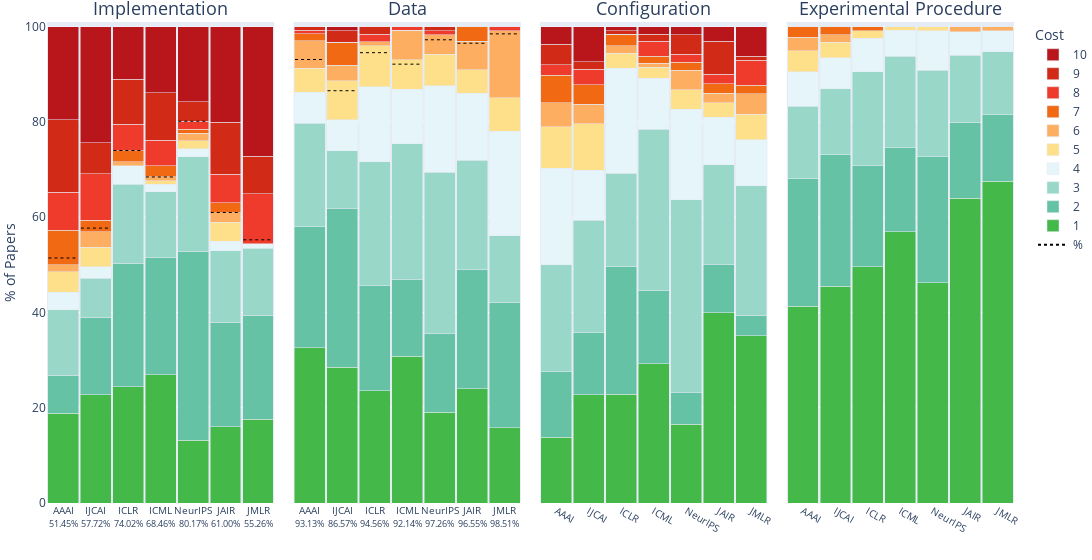

Notebook code for this chart:
### Markdown cell above
## Plot the dimension per Venue

### Code cell
import pandas as pd
import plotly.express as px
import plotly.graph_objects as go

# Step 1: Melt DataFrame using your dimensions
melted_df = df.melt(
    id_vars='source',
    value_vars=dimensions,
    var_name='Dimension',
    value_name='Cost'
)

# Step 2: Count occurrences
counts = (
    melted_df
    .groupby(['Dimension', 'source', 'Cost'])
    .size()
    .reset_index(name='count')
)

# Step 3: Normalize per (Dimension, source)
counts['total'] = counts.groupby(['Dimension', 'source'])['count'].transform('sum')
counts['percentage'] = counts['count'] / counts['total'] * 100

# Step 4: Convert Cost to string for discrete coloring
counts['Cost_str'] = counts['Cost'].astype(str)

# Step 5: Custom color palette (green → red)
custom_colors = [
    "#45b84a", "#66c2a4", "#99d8c9", "#e5f5f9", "#fee08b",
    "#fdae61", "#f16913", "#ef3b2c", "#d12a17", "#b9161c",
]

# Step 6: Define orders
dimension_order = dimensions

# Step 7: Plot stacked normalized bar chart
fig = px.bar(
    counts,
    x='source',
    y='percentage',
    color='Cost_str',
    facet_col='Dimension',
    barmode='stack',
    color_discrete_sequence=custom_colors,
    category_orders={
        'source': source_order,
        'Cost_str': [str(i) for i in range(1, 11)],
        'Dimension': dimension_order
    },
    #title="Normalized Cost Distribution per Venue and Dimension"
    title=None,
)

# Step 9: Add dashed target lines for vars
implementation_rate = [df[df["source"] == source]["implementation_link"].mean() * 100 for source in source_order]
public_data_rate = [df[df["source"] == source]["public_data_fraction"].mean() * 100 for source in source_order]
# Alternative public data rate: The percentage of papers using atleast one or more public datasets?
#public_data_rate = [(df[df["source"] == source]["public_data_fraction"] > 0 ).mean() * 100 for source in source_order]

target_lines = pd.DataFrame({
    'source': source_order,
    'Implementation': implementation_rate,  # Replace with your actual target %
    'Data': public_data_rate,
})

# Melt to long form
target_long = target_lines.melt(
    id_vars='source',
    var_name='Dimension',
    value_name='target'
)

# Map Dimension to subplot index
facet_to_axis = {dim: i + 1 for i, dim in enumerate(dimension_order)}
source_pos = {label: i for i, label in enumerate(source_order)}
bargap = 0.01  # match your chart layout

# Add dashed line traces
first_line = True
for _, row in target_long.iterrows():
    dim = row['Dimension']
    if dim not in ['Implementation', 'Data']:
        continue

    facet_num = facet_to_axis[dim]
    xref = 'x' if facet_num == 1 else f'x{facet_num}'
    yref = 'y' if facet_num == 1 else f'y{facet_num}'

    pos = source_pos[row['source']]
    #total = len(source_order)

    # Convert categorical position to domain (0–1 range)
    x0 = (pos - 0.455)# / total
    x1 = (pos + 0.455)# / total

    fig.add_shape(
        type='line',
        x0=x0,
        x1=x1,
        y0=row['target'],
        y1=row['target'],
        xref=xref,
        yref=yref,
        line=dict(color='black', dash='dot', width=1, ),
        layer='above',
    )
    fig.add_trace(go.Scatter(
        x=[row['source'], row['source']],
        y=[row['target'], row['target']],
        mode='lines',
        line=dict(
            color='black',
            dash='dot',   # or 'dash', 'longdash', etc.
            width=2
        ),
        name='%',           # this adds it to the legend
        showlegend=first_line,   # only show it once!
        legendrank=999,
        hovertext=f'{row['target']:.2f}% Public',
        hoverinfo='text',
        xaxis=xref,
        yaxis=yref
    ))
    first_line = False

# Suppose you already calculated your percentage lines as:
# perc_dict = {
#   "Dimension1": {"SourceA": 34.56, "SourceB": 22.10, ...},
#   "Dimension2": {...}
# }

for i, dim in enumerate(dimensions[:2], start=1):  # first two subplots only
    percentages = implementation_rate if i == 1 else public_data_rate

    # Build new tick labels with percentages
    new_labels = {
        src: f"{src}<br><span style='font-size:9px'>{val:.2f}%</span>" for src, val in zip(source_order, percentages)
    }

    # Apply to subplot i
    fig.update_xaxes(
        ticktext=list(new_labels.values()),
        tickvals=list(new_labels.keys()),
        #tickfont=dict(size=10),  # smaller font size for readability
        tickangle=0,
        row=1, col=i
    )



# Step 8: Clean layout and reverse legend
fig.update_layout(
    legend_traceorder="reversed",
    bargap=0.05,
    xaxis_title="",
    yaxis_title="% of Papers",
    legend_title="Cost",
    width=1600,
)

for annotation in fig.layout.annotations:
    if annotation.text.startswith("Dimension="):
        annotation.text = annotation.text.replace("Dimension=", "")
    annotation.font.size = 18  # ← increase title font size here

# Remove all facet x-axis titles
fig.for_each_xaxis(lambda ax: ax.update(title_text=""))

fig.update_layout(
    margin={'t': 22,'l': 1,'b': 0,'r': 1}
)
fig.update_xaxes(tickfont=dict(size=10))
fig.update_yaxes(range=[0, 101])

fig.write_image("latex/plots/total_dataset_summary.pdf", width=1400)

# Final render
fig.show()

### Figure 1 — Plotly figure (JSON) as saved in the notebook; plotly's stock layout.template omitted (floating-point values rounded to 4 significant figures)
{"data": [{"hovertemplate": "Cost_str=1<br>Dimension=Implementation<br>source=%{x}<br>percentage=%{y}<extra></extra>", "legendgroup": "1", "marker": {"color": "#45b84a", "pattern": {"shape": ""}}, "name": "1", "orientation": "v", "showlegend": true, "textposition": "auto", "type": "bar", "x": ["AAAI", "IJCAI", "ICLR", "ICML", "NeurIPS", "JAIR", "JMLR"], "xaxis": "x", "y": [18.84, 22.76, 24.41, 26.92, 13.22, 16.0, 17.54], "yaxis": "y"}, {"hovertemplate": "Cost_str=1<br>Dimension=Data<br>source=%{x}<br>percentage=%{y}<extra></extra>", "legendgroup": "1", "marker": {"color": "#45b84a", "pattern": {"shape": ""}}, "name": "1", "orientation": "v", "showlegend": false, "textposition": "auto", "type": "bar", "x": ["AAAI", "IJCAI", "ICLR", "ICML", "NeurIPS", "JAIR", "JMLR"], "xaxis": "x2", "y": [32.61, 28.46, 23.62, 30.77, 19.01, 24.0, 15.79], "yaxis": "y2"}, {"hovertemplate": "Cost_str=1<br>Dimension=Configuration<br>source=%{x}<br>percentage=%{y}<extra></extra>", "legendgroup": "1", "marker": {"color": "#45b84a", "pattern": {"shape": ""}}, "name": "1", "orientation": "v", "showlegend": false, "textposition": "auto", "type": "bar", "x": ["AAAI", "IJCAI", "ICLR", "ICML", "NeurIPS", "JAIR", "JMLR"], "xaxis": "x3", "y": [13.77, 22.76, 22.83, 29.23, 16.53, 40.0, 35.09], "yaxis": "y3"}, {"hovertemplate": "Cost_str=1<br>Dimension=Experimental Procedure<br>source=%{x}<br>percentage=%{y}<extra></extra>", "legendgroup": "1", "marker": {"color": "#45b84a", "pattern": {"shape": ""}}, "name": "1", "orientation": "v", "showlegend": false, "textposition": "auto", "type": "bar", "x": ["AAAI", "IJCAI", "ICLR", "ICML", "NeurIPS", "JAIR", "JMLR"], "xaxis": "x4", "y": [41.3, 45.53, 49.61, 56.92, 46.28, 64.0, 67.54], "yaxis": "y4"}, {"hovertemplate": "Cost_str=2<br>Dimension=Implementation<br>source=%{x}<br>percentage=%{y}<extra></extra>", "legendgroup": "2", "marker": {"color": "#66c2a4", "pattern": {"shape": ""}}, "name": "2", "orientation": "v", "showlegend": true, "textposition": "auto", "type": "bar", "x": ["AAAI", "IJCAI", "ICLR", "ICML", "NeurIPS", "JAIR", "JMLR"], "xaxis": "x", "y": [7.971, 16.26, 25.98, 24.62, 39.67, 22.0, 21.93], "yaxis": "y"}, {"hovertemplate": "Cost_str=2<br>Dimension=Data<br>source=%{x}<br>percentage=%{y}<extra></extra>", "legendgroup": "2", "marker": {"color": "#66c2a4", "pattern": {"shape": ""}}, "name": "2", "orientation": "v", "showlegend": false, "textposition": "auto", "type": "bar", "x": ["AAAI", "IJCAI", "ICLR", "ICML", "NeurIPS", "JAIR", "JMLR"], "xaxis": "x2", "y": [25.36, 33.33, 22.05, 16.15, 16.53, 25.0, 26.32], "yaxis": "y2"}, {"hovertemplate": "Cost_str=2<br>Dimension=Configuration<br>source=%{x}<br>percentage=%{y}<extra></extra>", "legendgroup": "2", "marker": {"color": "#66c2a4", "pattern": {"shape": ""}}, "name": "2", "orientation": "v", "showlegend": false, "textposition": "auto", "type": "bar", "x": ["AAAI", "IJCAI", "ICLR", "ICML", "NeurIPS", "JAIR", "JMLR"], "xaxis": "x3", "y": [13.77, 13.01, 26.77, 15.38, 6.612, 10.0, 4.386], "yaxis": "y3"}, {"hovertemplate": "Cost_str=2<br>Dimension=Experimental Procedure<br>source=%{x}<br>percentage=%{y}<extra></extra>", "legendgroup": "2", "marker": {"color": "#66c2a4", "pattern": {"shape": ""}}, "name": "2", "orientation": "v", "showlegend": false, "textposition": "auto", "type": "bar", "x": ["AAAI", "IJCAI", "ICLR", "ICML", "NeurIPS", "JAIR", "JMLR"], "xaxis": "x4", "y": [26.81, 27.64, 21.26, 17.69, 26.45, 16.0, 14.04], "yaxis": "y4"}, {"hovertemplate": "Cost_str=3<br>Dimension=Implementation<br>source=%{x}<br>percentage=%{y}<extra></extra>", "legendgroup": "3", "marker": {"color": "#99d8c9", "pattern": {"shape": ""}}, "name": "3", "orientation": "v", "showlegend": true, "textposition": "auto", "type": "bar", "x": ["AAAI", "IJCAI", "ICLR", "ICML", "NeurIPS", "JAIR", "JMLR"], "xaxis": "x", "y": [13.77, 8.13, 16.54, 13.85, 19.83, 15.0, 14.04], "yaxis": "y"}, {"hovertemplate": "Cost_str=3<br>Dimension=Data<br>source=%{x}<br>percentage=%{y}<extra></extra>", "legendgroup": "3", "marker": {"color": "#99d8c9", "pattern": {"shape": ""}}, "name": "3", "orientation": "v", "showlegend": false, "textposition": "auto", "type": "bar", "x": ["AAAI", "IJCAI", "ICLR", "ICML", "NeurIPS", "JAIR", "JMLR"], "xaxis": "x2", "y": [21.74, 12.2, 25.98, 28.46, 33.88, 23.0, 14.04], "yaxis": "y2"}, {"hovertemplate": "Cost_str=3<br>Dimension=Configuration<br>source=%{x}<br>percentage=%{y}<extra></extra>", "legendgroup": "3", "marker": {"color": "#99d8c9", "pattern": {"shape": ""}}, "name": "3", "orientation": "v", "showlegend": false, "textposition": "auto", "type": "bar", "x": ["AAAI", "IJCAI", "ICLR", "ICML", "NeurIPS", "JAIR", "JMLR"], "xaxis": "x3", "y": [22.46, 23.58, 19.69, 33.85, 40.5, 21.0, 27.19], "yaxis": "y3"}, {"hovertemplate": "Cost_str=3<br>Dimension=Experimental Procedure<br>source=%{x}<br>percentage=%{y}<extra></extra>", "legendgroup": "3", "marker": {"color": "#99d8c9", "pattern": {"shape": ""}}, "name": "3", "orientation": "v", "showlegend": false, "textposition": "auto", "type": "bar", "x": ["AAAI", "IJCAI", "ICLR", "ICML", "NeurIPS", "JAIR", "JMLR"], "xaxis": "x4", "y": [15.22, 13.82, 19.69, 19.23, 18.18, 14.0, 13.16], "yaxis": "y4"}, {"hovertemplate": "Cost_str=4<br>Dimension=Implementation<br>source=%{x}<br>percentage=%{y}<extra></extra>", "legendgroup": "4", "marker": {"color": "#e5f5f9", "pattern": {"shape": ""}}, "name": "4", "orientation": "v", "showlegend": true, "textposition": "auto", "type": "bar", "x": ["AAAI", "IJCAI", "ICLR", "ICML", "NeurIPS", "JAIR", "JMLR"], "xaxis": "x", "y": [3.623, 2.439, 3.937, 1.538, 1.653, 2.0, 0.8772], "yaxis": "y"}, {"hovertemplate": "Cost_str=4<br>Dimension=Data<br>source=%{x}<br>percentage=%{y}<extra></extra>", "legendgroup": "4", "marker": {"color": "#e5f5f9", "pattern": {"shape": ""}}, "name": "4", "orientation": "v", "showlegend": false, "textposition": "auto", "type": "bar", "x": ["AAAI", "IJCAI", "ICLR", "ICML", "NeurIPS", "JAIR", "JMLR"], "xaxis": "x2", "y": [6.522, 6.504, 15.75, 11.54, 18.18, 14.0, 21.93], "yaxis": "y2"}, {"hovertemplate": "Cost_str=4<br>Dimension=Configuration<br>source=%{x}<br>percentage=%{y}<extra></extra>", "legendgroup": "4", "marker": {"color": "#e5f5f9", "pattern": {"shape": ""}}, "name": "4", "orientation": "v", "showlegend": false, "textposition": "auto", "type": "bar", "x": ["AAAI", "IJCAI", "ICLR", "ICML", "NeurIPS", "JAIR", "JMLR"], "xaxis": "x3", "y": [20.29, 10.57, 22.05, 10.77, 19.01, 10.0, 9.649], "yaxis": "y3"}, {"hovertemplate": "Cost_str=4<br>Dimension=Experimental Procedure<br>source=%{x}<br>percentage=%{y}<extra></extra>", "legendgroup": "4", "marker": {"color": "#e5f5f9", "pattern": {"shape": ""}}, "name": "4", "orientation": "v", "showlegend": false, "textposition": "auto", "type": "bar", "x": ["AAAI", "IJCAI", "ICLR", "ICML", "NeurIPS", "JAIR", "JMLR"], "xaxis": "x4", "y": [7.246, 6.504, 7.087, 5.385, 8.264, 5.0, 4.386], "yaxis": "y4"}, {"hovertemplate": "Cost_str=5<br>Dimension=Implementation<br>source=%{x}<br>percentage=%{y}<extra></extra>", "legendgroup": "5", "marker": {"color": "#fee08b", "pattern": {"shape": ""}}, "name": "5", "orientation": "v", "showlegend": true, "textposition": "auto", "type": "bar", "x": ["AAAI", "IJCAI", "ICLR", "ICML", "NeurIPS", "JAIR", "JMLR"], "xaxis": "x", "y": [4.348, 4.065, 0.0, 0.7692, 1.653, 4.0, 0.0], "yaxis": "y"}, {"hovertemplate": "Cost_str=5<br>Dimension=Data<br>source=%{x}<br>percentage=%{y}<extra></extra>", "legendgroup": "5", "marker": {"color": "#fee08b", "pattern": {"shape": ""}}, "name": "5", "orientation": "v", "showlegend": false, "textposition": "auto", "type": "bar", "x": ["AAAI", "IJCAI", "ICLR", "ICML", "NeurIPS", "JAIR", "JMLR"], "xaxis": "x2", "y": [5.072, 8.13, 8.661, 6.154, 6.612, 5.0, 7.018], "yaxis": "y2"}, {"hovertemplate": "Cost_str=5<br>Dimension=Configuration<br>source=%{x}<br>percentage=%{y}<extra></extra>", "legendgroup": "5", "marker": {"color": "#fee08b", "pattern": {"shape": ""}}, "name": "5", "orientation": "v", "showlegend": false, "textposition": "auto", "type": "bar", "x": ["AAAI", "IJCAI", "ICLR", "ICML", "NeurIPS", "JAIR", "JMLR"], "xaxis": "x3", "y": [8.696, 9.756, 3.15, 2.308, 4.132, 3.0, 5.263], "yaxis": "y3"}, {"hovertemplate": "Cost_str=5<br>Dimension=Experimental Procedure<br>source=%{x}<br>percentage=%{y}<extra></extra>", "legendgroup": "5", "marker": {"color": "#fee08b", "pattern": {"shape": ""}}, "name": "5", "orientation": "v", "showlegend": false, "textposition": "auto", "type": "bar", "x": ["AAAI", "IJCAI", "ICLR", "ICML", "NeurIPS", "JAIR", "JMLR"], "xaxis": "x4", "y": [4.348, 3.252, 1.575, 0.7692, 0.8264, 0.0, 0.0], "yaxis": "y4"}, {"hovertemplate": "Cost_str=6<br>Dimension=Implementation<br>source=%{x}<br>percentage=%{y}<extra></extra>", "legendgroup": "6", "marker": {"color": "#fdae61", "pattern": {"shape": ""}}, "name": "6", "orientation": "v", "showlegend": true, "textposition": "auto", "type": "bar", "x": ["AAAI", "IJCAI", "ICLR", "ICML", "NeurIPS", "JAIR", "JMLR"], "xaxis": "x", "y": [1.449, 3.252, 0.7874, 0.7692, 1.653, 2.0, 0.0], "yaxis": "y"}, {"hovertemplate": "Cost_str=6<br>Dimension=Data<br>source=%{x}<br>percentage=%{y}<extra></extra>", "legendgroup": "6", "marker": {"color": "#fdae61", "pattern": {"shape": ""}}, "name": "6", "orientation": "v", "showlegend": false, "textposition": "auto", "type": "bar", "x": ["AAAI", "IJCAI", "ICLR", "ICML", "NeurIPS", "JAIR", "JMLR"], "xaxis": "x2", "y": [5.797, 3.252, 0.7874, 6.154, 4.132, 6.0, 14.04], "yaxis": "y2"}, {"hovertemplate": "Cost_str=6<br>Dimension=Configuration<br>source=%{x}<br>percentage=%{y}<extra></extra>", "legendgroup": "6", "marker": {"color": "#fdae61", "pattern": {"shape": ""}}, "name": "6", "orientation": "v", "showlegend": false, "textposition": "auto", "type": "bar", "x": ["AAAI", "IJCAI", "ICLR", "ICML", "NeurIPS", "JAIR", "JMLR"], "xaxis": "x3", "y": [5.072, 4.065, 1.575, 0.7692, 4.132, 2.0, 4.386], "yaxis": "y3"}, {"hovertemplate": "Cost_str=6<br>Dimension=Experimental Procedure<br>source=%{x}<br>percentage=%{y}<extra></extra>", "legendgroup": "6", "marker": {"color": "#fdae61", "pattern": {"shape": ""}}, "name": "6", "orientation": "v", "showlegend": false, "textposition": "auto", "type": "bar", "x": ["AAAI", "IJCAI", "ICLR", "ICML", "NeurIPS", "JAIR", "JMLR"], "xaxis": "x4", "y": [2.899, 1.626, 0.0, 0.0, 0.0, 1.0, 0.8772], "yaxis": "y4"}, {"hovertemplate": "Cost_str=7<br>Dimension=Implementation<br>source=%{x}<br>percentage=%{y}<extra></extra>", "legendgroup": "7", "marker": {"color": "#f16913", "pattern": {"shape": ""}}, "name": "7", "orientation": "v", "showlegend": true, "textposition": "auto", "type": "bar", "x": ["AAAI", "IJCAI", "ICLR", "ICML", "NeurIPS", "JAIR", "JMLR"], "xaxis": "x", "y": [7.246, 2.439, 2.362, 2.308, 0.8264, 2.0, 0.0], "yaxis": "y"}, {"hovertemplate": "Cost_str=7<br>Dimension=Data<br>source=%{x}<br>percentage=%{y}<extra></extra>", "legendgroup": "7", "marker": {"color": "#f16913", "pattern": {"shape": ""}}, "name": "7", "orientation": "v", "showlegend": false, "textposition": "auto", "type": "bar", "x": ["AAAI", "IJCAI", "ICLR", "ICML", "NeurIPS", "JAIR", "JMLR"], "xaxis": "x2", "y": [1.449, 4.878, 0.0, 0.0, 0.0, 3.0, 0.0], "yaxis": "y2"}, {"hovertemplate": "Cost_str=7<br>Dimension=Configuration<br>source=%{x}<br>percentage=%{y}<extra></extra>", "legendgroup": "7", "marker": {"color": "#f16913", "pattern": {"shape": ""}}, "name": "7", "orientation": "v", "showlegend": false, "textposition": "auto", "type": "bar", "x": ["AAAI", "IJCAI", "ICLR", "ICML", "NeurIPS", "JAIR", "JMLR"], "xaxis": "x3", "y": [5.797, 4.065, 2.362, 1.538, 1.653, 2.0, 1.754], "yaxis": "y3"}, {"hovertemplate": "Cost_str=7<br>Dimension=Experimental Procedure<br>source=%{x}<br>percentage=%{y}<extra></extra>", "legendgroup": "7", "marker": {"color": "#f16913", "pattern": {"shape": ""}}, "name": "7", "orientation": "v", "showlegend": false, "textposition": "auto", "type": "bar", "x": ["AAAI", "IJCAI", "ICLR", "ICML", "NeurIPS", "JAIR", "JMLR"], "xaxis": "x4", "y": [2.174, 1.626, 0.7874, 0.0, 0.0, 0.0, 0.0], "yaxis": "y4"}, {"hovertemplate": "Cost_str=8<br>Dimension=Implementation<br>source=%{x}<br>percentage=%{y}<extra></extra>", "legendgroup": "8", "marker": {"color": "#ef3b2c", "pattern": {"shape": ""}}, "name": "8", "orientation": "v", "showlegend": true, "textposition": "auto", "type": "bar", "x": ["AAAI", "IJCAI", "ICLR", "ICML", "NeurIPS", "JAIR", "JMLR"], "xaxis": "x", "y": [7.971, 9.756, 5.512, 5.385, 1.653, 6.0, 10.53], "yaxis": "y"}, {"hovertemplate": "Cost_str=8<br>Dimension=Data<br>source=%{x}<br>percentage=%{y}<extra></extra>", "legendgroup": "8", "marker": {"color": "#ef3b2c", "pattern": {"shape": ""}}, "name": "8", "orientation": "v", "showlegend": false, "textposition": "auto", "type": "bar", "x": ["AAAI", "IJCAI", "ICLR", "ICML", "NeurIPS", "JAIR", "JMLR"], "xaxis": "x2", "y": [0.7246, 0.0, 1.575, 0.7692, 0.8264, 0.0, 0.8772], "yaxis": "y2"}, {"hovertemplate": "Cost_str=8<br>Dimension=Configuration<br>source=%{x}<br>percentage=%{y}<extra></extra>", "legendgroup": "8", "marker": {"color": "#ef3b2c", "pattern": {"shape": ""}}, "name": "8", "orientation": "v", "showlegend": false, "textposition": "auto", "type": "bar", "x": ["AAAI", "IJCAI", "ICLR", "ICML", "NeurIPS", "JAIR", "JMLR"], "xaxis": "x3", "y": [2.174, 3.252, 0.0, 3.077, 1.653, 2.0, 5.263], "yaxis": "y3"}, {"hovertemplate": "Cost_str=8<br>Dimension=Experimental Procedure<br>source=%{x}<br>percentage=%{y}<extra></extra>", "legendgroup": "8", "marker": {"color": "#ef3b2c", "pattern": {"shape": ""}}, "name": "8", "orientation": "v", "showlegend": false, "textposition": "auto", "type": "bar", "x": ["AAAI", "IJCAI", "ICLR", "ICML", "NeurIPS", "JAIR", "JMLR"], "xaxis": "x4", "y": [0.0, 0.0, 0.0, 0.0, 0.0, 0.0, 0.0], "yaxis": "y4"}, {"hovertemplate": "Cost_str=9<br>Dimension=Implementation<br>source=%{x}<br>percentage=%{y}<extra></extra>", "legendgroup": "9", "marker": {"color": "#d12a17", "pattern": {"shape": ""}}, "name": "9", "orientation": "v", "showlegend": true, "textposition": "auto", "type": "bar", "x": ["AAAI", "IJCAI", "ICLR", "ICML", "NeurIPS", "JAIR", "JMLR"], "xaxis": "x", "y": [15.22, 6.504, 9.449, 10.0, 4.132, 11.0, 7.895], "yaxis": "y"}, {"hovertemplate": "Cost_str=9<br>Dimension=Data<br>source=%{x}<br>percentage=%{y}<extra></extra>", "legendgroup": "9", "marker": {"color": "#d12a17", "pattern": {"shape": ""}}, "name": "9", "orientation": "v", "showlegend": false, "textposition": "auto", "type": "bar", "x": ["AAAI", "IJCAI", "ICLR", "ICML", "NeurIPS", "JAIR", "JMLR"], "xaxis": "x2", "y": [0.7246, 2.439, 1.575, 0.0, 0.8264, 0.0, 0.0], "yaxis": "y2"}, {"hovertemplate": "Cost_str=9<br>Dimension=Configuration<br>source=%{x}<br>percentage=%{y}<extra></extra>", "legendgroup": "9", "marker": {"color": "#d12a17", "pattern": {"shape": ""}}, "name": "9", "orientation": "v", "showlegend": false, "textposition": "auto", "type": "bar", "x": ["AAAI", "IJCAI", "ICLR", "ICML", "NeurIPS", "JAIR", "JMLR"], "xaxis": "x3", "y": [4.348, 1.626, 0.7874, 1.538, 4.132, 7.0, 0.8772], "yaxis": "y3"}, {"hovertemplate": "Cost_str=9<br>Dimension=Experimental Procedure<br>source=%{x}<br>percentage=%{y}<extra></extra>", "legendgroup": "9", "marker": {"color": "#d12a17", "pattern": {"shape": ""}}, "name": "9", "orientation": "v", "showlegend": false, "textposition": "auto", "type": "bar", "x": ["AAAI", "IJCAI", "ICLR", "ICML", "NeurIPS", "JAIR", "JMLR"], "xaxis": "x4", "y": [0.0, 0.0, 0.0, 0.0, 0.0, 0.0, 0.0], "yaxis": "y4"}, {"hovertemplate": "Cost_str=10<br>Dimension=Implementation<br>source=%{x}<br>percentage=%{y}<extra></extra>", "legendgroup": "10", "marker": {"color": "#b9161c", "pattern": {"shape": ""}}, "name": "10", "orientation": "v", "showlegend": true, "textposition": "auto", "type": "bar", "x": ["AAAI", "IJCAI", "ICLR", "ICML", "NeurIPS", "JAIR", "JMLR"], "xaxis": "x", "y": [19.57, 24.39, 11.02, 13.85, 15.7, 20.0, 27.19], "yaxis": "y"}, {"hovertemplate": "Cost_str=10<br>Dimension=Data<br>source=%{x}<br>percentage=%{y}<extra></extra>", "legendgroup": "10", "marker": {"color": "#b9161c", "pattern": {"shape": ""}}, "name": "10", "orientation": "v", "showlegend": false, "textposition": "auto", "type": "bar", "x": ["AAAI", "IJCAI", "ICLR", "ICML", "NeurIPS", "JAIR", "JMLR"], "xaxis": "x2", "y": [0.0, 0.813, 0.0, 0.0, 0.0, 0.0, 0.0], "yaxis": "y2"}, {"hovertemplate": "Cost_str=10<br>Dimension=Configuration<br>source=%{x}<br>percentage=%{y}<extra></extra>", "legendgroup": "10", "marker": {"color": "#b9161c", "pattern": {"shape": ""}}, "name": "10", "orientation": "v", "showlegend": false, "textposition": "auto", "type": "bar", "x": ["AAAI", "IJCAI", "ICLR", "ICML", "NeurIPS", "JAIR", "JMLR"], "xaxis": "x3", "y": [3.623, 7.317, 0.7874, 1.538, 1.653, 3.0, 6.14], "yaxis": "y3"}, {"hovertemplate": "Cost_str=10<br>Dimension=Experimental Procedure<br>source=%{x}<br>percentage=%{y}<extra></extra>", "legendgroup": "10", "marker": {"color": "#b9161c", "pattern": {"shape": ""}}, "name": "10", "orientation": "v", "showlegend": false, "textposition": "auto", "type": "bar", "x": ["AAAI", "IJCAI", "ICLR", "ICML", "NeurIPS", "JAIR", "JMLR"], "xaxis": "x4", "y": [0.0, 0.0, 0.0, 0.0, 0.0, 0.0, 0.0], "yaxis": "y4"}, {"hoverinfo": "text", "hovertext": "51.45% Public", "legendrank": 999, "line": {"color": "black", "dash": "dot", "width": 2}, "mode": "lines", "name": "%", "showlegend": true, "type": "scatter", "x": ["AAAI", "AAAI"], "xaxis": "x", "y": [51.45, 51.45], "yaxis": "y"}, {"hoverinfo": "text", "hovertext": "57.72% Public", "legendrank": 999, "line": {"color": "black", "dash": "dot", "width": 2}, "mode": "lines", "name": "%", "showlegend": false, "type": "scatter", "x": ["IJCAI", "IJCAI"], "xaxis": "x", "y": [57.72, 57.72], "yaxis": "y"}, {"hoverinfo": "text", "hovertext": "74.02% Public", "legendrank": 999, "line": {"color": "black", "dash": "dot", "width": 2}, "mode": "lines", "name": "%", "showlegend": false, "type": "scatter", "x": ["ICLR", "ICLR"], "xaxis": "x", "y": [74.02, 74.02], "yaxis": "y"}, {"hoverinfo": "text", "hovertext": "68.46% Public", "legendrank": 999, "line": {"color": "black", "dash": "dot", "width": 2}, "mode": "lines", "name": "%", "showlegend": false, "type": "scatter", "x": ["ICML", "ICML"], "xaxis": "x", "y": [68.46, 68.46], "yaxis": "y"}, {"hoverinfo": "text", "hovertext": "80.17% Public", "legendrank": 999, "line": {"color": "black", "dash": "dot", "width": 2}, "mode": "lines", "name": "%", "showlegend": false, "type": "scatter", "x": ["NeurIPS", "NeurIPS"], "xaxis": "x", "y": [80.17, 80.17], "yaxis": "y"}, {"hoverinfo": "text", "hovertext": "61.00% Public", "legendrank": 999, "line": {"color": "black", "dash": "dot", "width": 2}, "mode": "lines", "name": "%", "showlegend": false, "type": "scatter", "x": ["JAIR", "JAIR"], "xaxis": "x", "y": [61, 61], "yaxis": "y"}, {"hoverinfo": "text", "hovertext": "55.26% Public", "legendrank": 999, "line": {"color": "black", "dash": "dot", "width": 2}, "mode": "lines", "name": "%", "showlegend": false, "type": "scatter", "x": ["JMLR", "JMLR"], "xaxis": "x", "y": [55.26, 55.26], "yaxis": "y"}, {"hoverinfo": "text", "hovertext": "93.13% Public", "legendrank": 999, "line": {"color": "black", "dash": "dot", "width": 2}, "mode": "lines", "name": "%", "showlegend": false, "type": "scatter", "x": ["AAAI", "AAAI"], "xaxis": "x2", "y": [93.13, 93.13], "yaxis": "y2"}, {"hoverinfo": "text", "hovertext": "86.57% Public", "legendrank": 999, "line": {"color": "black", "dash": "dot", "width": 2}, "mode": "lines", "name": "%", "showlegend": false, "type": "scatter", "x": ["IJCAI", "IJCAI"], "xaxis": "x2", "y": [86.57, 86.57], "yaxis": "y2"}, {"hoverinfo": "text", "hovertext": "94.56% Public", "legendrank": 999, "line": {"color": "black", "dash": "dot", "width": 2}, "mode": "lines", "name": "%", "showlegend": false, "type": "scatter", "x": ["ICLR", "ICLR"], "xaxis": "x2", "y": [94.56, 94.56], "yaxis": "y2"}, {"hoverinfo": "text", "hovertext": "92.14% Public", "legendrank": 999, "line": {"color": "black", "dash": "dot", "width": 2}, "mode": "lines", "name": "%", "showlegend": false, "type": "scatter", "x": ["ICML", "ICML"], "xaxis": "x2", "y": [92.14, 92.14], "yaxis": "y2"}, {"hoverinfo": "text", "hovertext": "97.26% Public", "legendrank": 999, "line": {"color": "black", "dash": "dot", "width": 2}, "mode": "lines", "name": "%", "showlegend": false, "type": "scatter", "x": ["NeurIPS", "NeurIPS"], "xaxis": "x2", "y": [97.26, 97.26], "yaxis": "y2"}, {"hoverinfo": "text", "hovertext": "96.55% Public", "legendrank": 999, "line": {"color": "black", "dash": "dot", "width": 2}, "mode": "lines", "name": "%", "showlegend": false, "type": "scatter", "x": ["JAIR", "JAIR"], "xaxis": "x2", "y": [96.55, 96.55], "yaxis": "y2"}, {"hoverinfo": "text", "hovertext": "98.51% Public", "legendrank": 999, "line": {"color": "black", "dash": "dot", "width": 2}, "mode": "lines", "name": "%", "showlegend": false, "type": "scatter", "x": ["JMLR", "JMLR"], "xaxis": "x2", "y": [98.51, 98.51], "yaxis": "y2"}], "layout": {"annotations": [{"font": {"size": 18}, "showarrow": false, "text": "Implementation", "x": 0.1175, "xanchor": "center", "xref": "paper", "y": 1, "yanchor": "bottom", "yref": "paper"}, {"font": {"size": 18}, "showarrow": false, "text": "Data", "x": 0.3725, "xanchor": "center", "xref": "paper", "y": 1, "yanchor": "bottom", "yref": "paper"}, {"font": {"size": 18}, "showarrow": false, "text": "Configuration", "x": 0.6275, "xanchor": "center", "xref": "paper", "y": 1, "yanchor": "bottom", "yref": "paper"}, {"font": {"size": 18}, "showarrow": false, "text": "Experimental Procedure", "x": 0.8825, "xanchor": "center", "xref": "paper", "y": 1, "yanchor": "bottom", "yref": "paper"}], "bargap": 0.05, "barmode": "stack", "legend": {"title": {"text": "Cost"}, "tracegroupgap": 0, "traceorder": "reversed"}, "margin": {"b": 0, "l": 1, "r": 1, "t": 22}, "shapes": [{"layer": "above", "line": {"color": "black", "dash": "dot", "width": 1}, "type": "line", "x0": -0.455, "x1": 0.455, "xref": "x", "y0": 51.45, "y1": 51.45, "yref": "y"}, {"layer": "above", "line": {"color": "black", "dash": "dot", "width": 1}, "type": "line", "x0": 0.545, "x1": 1.455, "xref": "x", "y0": 57.72, "y1": 57.72, "yref": "y"}, {"layer": "above", "line": {"color": "black", "dash": "dot", "width": 1}, "type": "line", "x0": 1.545, "x1": 2.455, "xref": "x", "y0": 74.02, "y1": 74.02, "yref": "y"}, {"layer": "above", "line": {"color": "black", "dash": "dot", "width": 1}, "type": "line", "x0": 2.545, "x1": 3.455, "xref": "x", "y0": 68.46, "y1": 68.46, "yref": "y"}, {"layer": "above", "line": {"color": "black", "dash": "dot", "width": 1}, "type": "line", "x0": 3.545, "x1": 4.455, "xref": "x", "y0": 80.17, "y1": 80.17, "yref": "y"}, {"layer": "above", "line": {"color": "black", "dash": "dot", "width": 1}, "type": "line", "x0": 4.545, "x1": 5.455, "xref": "x", "y0": 61, "y1": 61, "yref": "y"}, {"layer": "above", "line": {"color": "black", "dash": "dot", "width": 1}, "type": "line", "x0": 5.545, "x1": 6.455, "xref": "x", "y0": 55.26, "y1": 55.26, "yref": "y"}, {"layer": "above", "line": {"color": "black", "dash": "dot", "width": 1}, "type": "line", "x0": -0.455, "x1": 0.455, "xref": "x2", "y0": 93.13, "y1": 93.13, "yref": "y2"}, {"layer": "above", "line": {"color": "black", "dash": "dot", "width": 1}, "type": "line", "x0": 0.545, "x1": 1.455, "xref": "x2", "y0": 86.57, "y1": 86.57, "yref": "y2"}, {"layer": "above", "line": {"color": "black", "dash": "dot", "width": 1}, "type": "line", "x0": 1.545, "x1": 2.455, "xref": "x2", "y0": 94.56, "y1": 94.56, "yref": "y2"}, {"layer": "above", "line": {"color": "black", "dash": "dot", "width": 1}, "type": "line", "x0": 2.545, "x1": 3.455, "xref": "x2", "y0": 92.14, "y1": 92.14, "yref": "y2"}, {"layer": "above", "line": {"color": "black", "dash": "dot", "width": 1}, "type": "line", "x0": 3.545, "x1": 4.455, "xref": "x2", "y0": 97.26, "y1": 97.26, "yref": "y2"}, {"layer": "above", "line": {"color": "black", "dash": "dot", "width": 1}, "type": "line", "x0": 4.545, "x1": 5.455, "xref": "x2", "y0": 96.55, "y1": 96.55, "yref": "y2"}, {"layer": "above", "line": {"color": "black", "dash": "dot", "width": 1}, "type": "line", "x0": 5.545, "x1": 6.455, "xref": "x2", "y0": 98.51, "y1": 98.51, "yref": "y2"}], "width": 1600, "xaxis": {"anchor": "y", "categoryarray": ["AAAI", "IJCAI", "ICLR", "ICML", "NeurIPS", "JAIR", "JMLR"], "categoryorder": "array", "domain": [0, 0.235], "tickangle": 0, "tickfont": {"size": 10}, "ticktext": ["AAAI<br><span style='font-size:9px'>51.45%</span>", "IJCAI<br><span style='font-size:9px'>57.72%</span>", "ICLR<br><span style='font-size:9px'>74.02%</span>", "ICML<br><span style='font-size:9px'>68.46%</span>", "NeurIPS<br><span style='font-size:9px'>80.17%</span>", "JAIR<br><span style='font-size:9px'>61.00%</span>", "JMLR<br><span style='font-size:9px'>55.26%</span>"], "tickvals": ["AAAI", "IJCAI", "ICLR", "ICML", "NeurIPS", "JAIR", "JMLR"], "title": {"text": ""}}, "xaxis2": {"anchor": "y2", "categoryarray": ["AAAI", "IJCAI", "ICLR", "ICML", "NeurIPS", "JAIR", "JMLR"], "categoryorder": "array", "domain": [0.255, 0.49], "matches": "x", "tickangle": 0, "tickfont": {"size": 10}, "ticktext": ["AAAI<br><span style='font-size:9px'>93.13%</span>", "IJCAI<br><span style='font-size:9px'>86.57%</span>", "ICLR<br><span style='font-size:9px'>94.56%</span>", "ICML<br><span style='font-size:9px'>92.14%</span>", "NeurIPS<br><span style='font-size:9px'>97.26%</span>", "JAIR<br><span style='font-size:9px'>96.55%</span>", "JMLR<br><span style='font-size:9px'>98.51%</span>"], "tickvals": ["AAAI", "IJCAI", "ICLR", "ICML", "NeurIPS", "JAIR", "JMLR"], "title": {"text": ""}}, "xaxis3": {"anchor": "y3", "categoryarray": ["AAAI", "IJCAI", "ICLR", "ICML", "NeurIPS", "JAIR", "JMLR"], "categoryorder": "array", "domain": [0.51, 0.745], "matches": "x", "tickfont": {"size": 10}, "title": {"text": ""}}, "xaxis4": {"anchor": "y4", "categoryarray": ["AAAI", "IJCAI", "ICLR", "ICML", "NeurIPS", "JAIR", "JMLR"], "categoryorder": "array", "domain": [0.765, 1.0], "matches": "x", "tickfont": {"size": 10}, "title": {"text": ""}}, "yaxis": {"anchor": "x", "domain": [0, 1], "range": [0, 101], "title": {"text": "% of Papers"}}, "yaxis2": {"anchor": "x2", "domain": [0, 1], "matches": "y", "range": [0, 101], "showticklabels": false}, "yaxis3": {"anchor": "x3", "domain": [0, 1], "matches": "y", "range": [0, 101], "showticklabels": false}, "yaxis4": {"anchor": "x4", "domain": [0, 1], "matches": "y", "range": [0, 101], "showticklabels": false}}}
